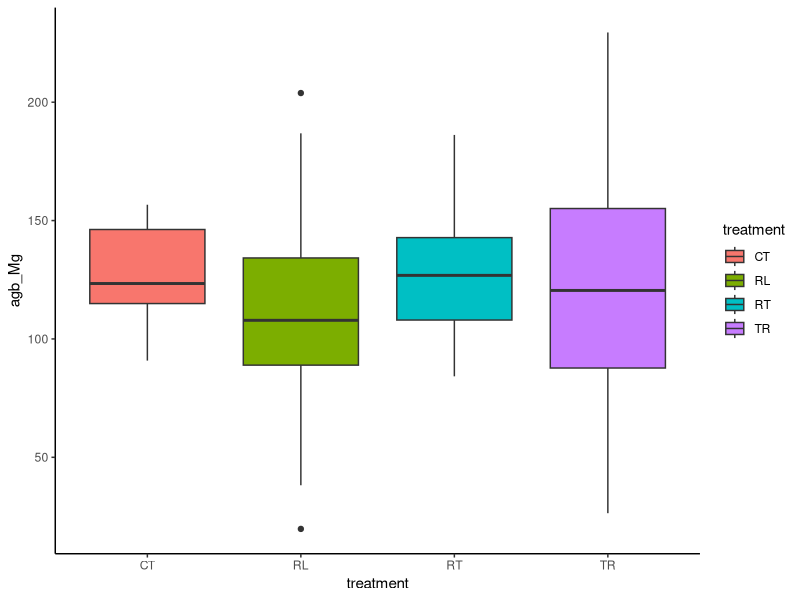
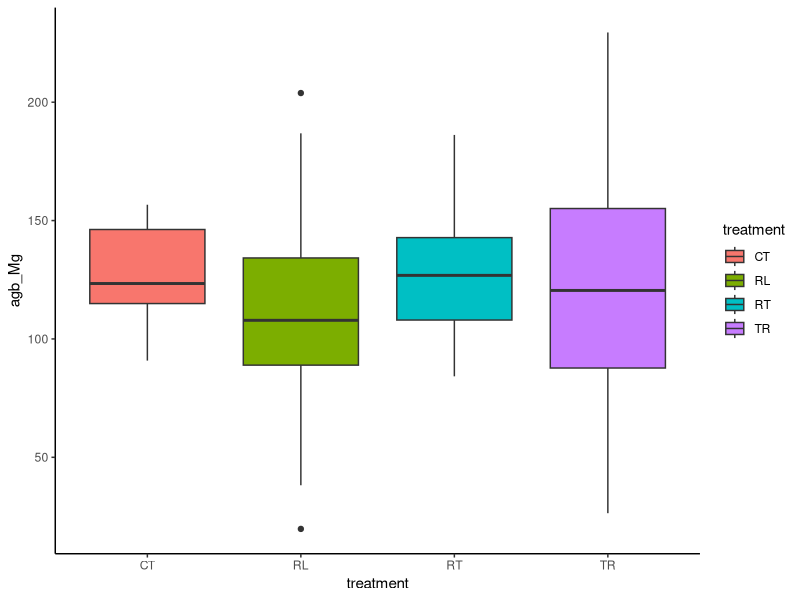
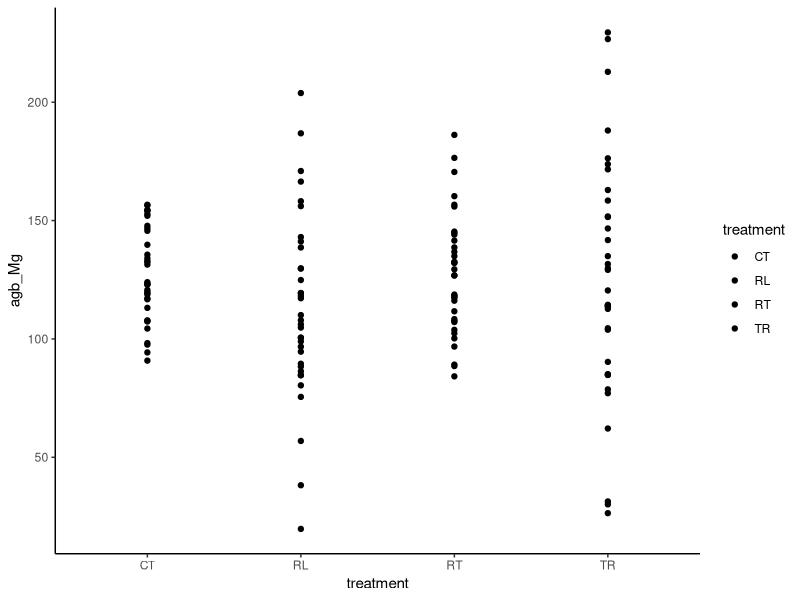
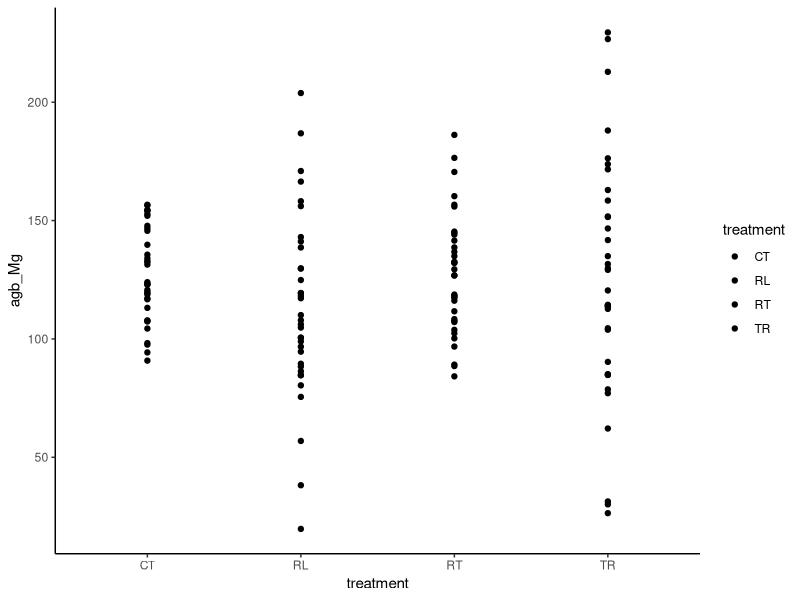

The R source for these figures, in order:
## ---- chunk 1
knitr::opts_chunk$set(echo = TRUE)
## ---- chunk 2
# Question #1: Think about an ongoing study in your lab (or a paper you have read in a different class), and decide on a pattern that you might expect in your experiment if a specific hypothesis were true.

# In my lab, we are running a series of experiments at Corinth experimental forest in Vermont. They are running different treatment types-- control, resistance, resilience and transition.  We would expect that above ground biomass would be less for treatments that were thinned so it would greatest for transition treatment. 
## ---- chunk 3
# Question #2: To start simply, assume that the data in each of your treatment groups follow a normal distribution. Specify the sample sizes, means, and variances for each group that would be reasonable if your hypothesis were true. You may need to consult some previous literature and/or an expert in the field to come up with these numbers.

# Treatments and control (CT) have 10 plots and 35 blocks (140 total) 
# Control (CT): this is the control group that is uncut 
# Resistence (RT): uniform thinning and few trees removed 
# Resilience (RL): variable thinning and more trees removed 
# Transition (TR): Most trees removed, gap cuts and thinnings 
## ---- chunk 4
# Question 3: Using the methods we have covered in class, write code to create a random data set that has these attributes. Organize these data into a data frame with the appropriate structure.
# all treatments have 35 plots
# control treatment has plot mean of 125 Mg/ha, minimal variability
CT <- rnorm(35, mean = 125, sd = 20)
CT <- data.frame(CT, "CT")
colnames(CT) <- c("agb_Mg", "treatment")
# resistance treatment has lower mean, still low variability
RT <- rnorm(35, mean = 125, sd = 20)
RT <- data.frame(RT, "RT")
colnames(RT) <- c("agb_Mg", "treatment")
# resilience treatment has lower mean, and higher variability
RL <- rnorm(35, mean = 125, sd = 35)
RL <- data.frame(RL, "RL")
colnames(RL) <- c("agb_Mg", "treatment")
# transition has lowest biomass, and most variability
TR <- rnorm(35, mean = 135, sd = 50)
TR <- data.frame(TR, "TR")
colnames(TR) <- c("agb_Mg", "treatment")
id <- c(1:140)
my_data <- rbind(CT, RT, RL, TR)
my_data <- cbind(id, my_data)
head(my_data)
tail(my_data)
## ---- chunk 5
# Question #4: Now write code to analyze the data (probably as an ANOVA or regression analysis, but possibly as a logistic regression or contingency table analysis. Write code to generate a useful graph of the data.

a1 <- aov(agb_Mg ~ treatment, data = my_data)
summary(a1)

# Creating a box plot
library(ggplot2)
a2 <- ggplot(data = my_data, aes(x=treatment, y=agb_Mg, fill=treatment)) + geom_boxplot()+theme_classic()
a2
plot(a2)

# Creating a scatter plot 
library(ggplot2)
a3 <- ggplot(data = my_data, aes(x=treatment, y=agb_Mg, fill=treatment)) + geom_point()+theme_classic()
a3
plot(a3)
## ---- chunk 6
# Question #5 Try running your analysis multiple times to get a feeling for how variable the results are with the same parameters, but different sets of random numbers.
## ---- chunk 7
# Question #6 Now begin adjusting the means of the different groups. Given the sample sizes you have chosen, how small can the differences between the groups be (the “effect size”) for you to still detect a significant pattern (p < 0.05)?

# I get more significant results with the mean being 10 in between each of them--when I lowered the means to 5 in between each 1 then it was not as significant 

CT <- rnorm(35, mean = 100, sd = 20)
CT <- data.frame(CT, "CT")
colnames(CT) <- c("agb_Mg", "treatment")
# resistance treatment has lower mean, still low variability
RT <- rnorm(35, mean = 95, sd = 20)
RT <- data.frame(RT, "RT")
colnames(RT) <- c("agb_Mg", "treatment")
# resilience treatment has lower mean, and higher variability
RL <- rnorm(35, mean = 90, sd = 35)
RL <- data.frame(RL, "RL")
colnames(RL) <- c("agb_Mg", "treatment")
# transition has lowest biomass, and most variability
TR <- rnorm(35, mean = 85, sd = 50)
TR <- data.frame(TR, "TR")
colnames(TR) <- c("agb_Mg", "treatment")
id <- c(1:140)
my_data <- rbind(CT, RT, RL, TR)
my_data <- cbind(id, my_data)
a1 <- aov(agb_Mg ~ treatment, data = my_data)
summary(a1)
## ---- chunk 8
# Question #7 Alternatively, for the effect sizes you originally hypothesized, what is the minimum sample size you would need in order to detect a statistically significant effect? Again, run the model a few times with the same parameter set to get a feeling for the effect of random variation in the data.

# I can drop the sample size down to 15 and still have significant results 4/5 times 

CT <- rnorm(15, mean = 100, sd = 20)
CT <- data.frame(CT, "CT")
colnames(CT) <- c("agb_Mg", "treatment")
# resistance treatment has lower mean, still low variability
RT <- rnorm(15, mean = 90, sd = 20)
RT <- data.frame(RT, "RT")
colnames(RT) <- c("agb_Mg", "treatment")
# resilience treatment has lower mean, and higher variability
RL <- rnorm(15, mean = 80, sd = 35)
RL <- data.frame(RL, "RL")
colnames(RL) <- c("agb_Mg", "treatment")
# transition has lowest biomass, and most variability
TR <- rnorm(15, mean = 70, sd = 50)
TR <- data.frame(TR, "TR")
colnames(TR) <- c("agb_Mg", "treatment")
id <- c(1:60)
my_data <- rbind(CT, RT, RL, TR)
my_data <- cbind(id, my_data)
a1 <- aov(agb_Mg ~ treatment, data = my_data)
summary(a1)
